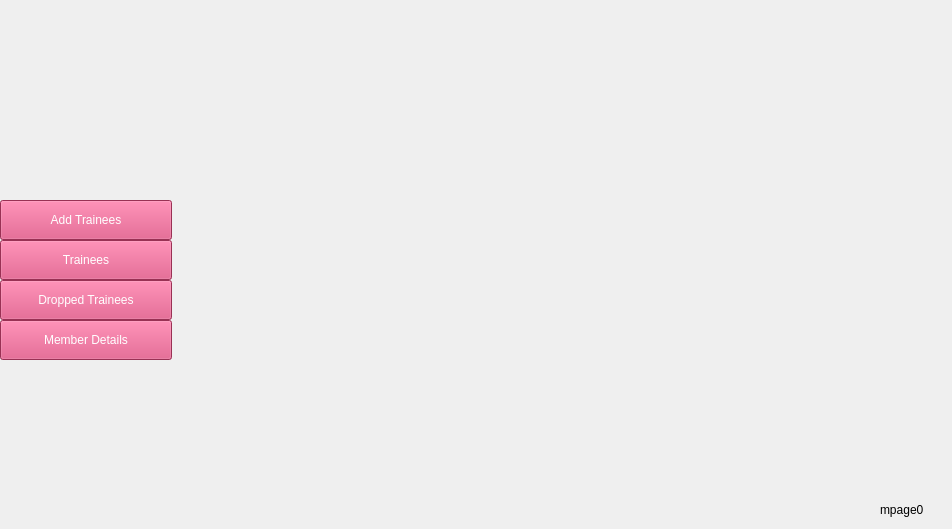
      <widget class="QWidget" name="page_2">
       <widget class="QLabel" name="mpage0">
        <property name="geometry">
         <rect>
          <x>880</x>
          <y>500</y>
          <width>63</width>
          <height>20</height>
         </rect>
        </property>
        <property name="text">
         <string>mpage0</string>
        </property>
       </widget>
       <widget class="QWidget" name="">
        <property name="geometry">
         <rect>
          <x>0</x>
          <y>200</y>
          <width>172</width>
          <height>162</height>
         </rect>
        </property>
        <layout class="QVBoxLayout" name="verticalLayout">
         <property name="spacing">
          <number>0</number>
         </property>
         <item>
          <widget class="QPushButton" name="memPbutton1">
           <property name="minimumSize">
            <size>
             <width>170</width>
             <height>40</height>
            </size>
           </property>
           <property name="styleSheet">
            <string notr="true">background-color:rgb(214, 68, 117);
color: white;
font: 600 9pt &quot;Segoe UI&quot;;</string>
           </property>
           <property name="text">
            <string>Add Trainees</string>
           </property>
          </widget>
         </item>
         <item>
          <widget class="QPushButton" name="memPbutton2">
           <property name="minimumSize">
            <size>
             <width>170</width>
             <height>40</height>
            </size>
           </property>
           <property name="styleSheet">
            <string notr="true">background-color:rgb(214, 68, 117);
color: white;
font: 600 9pt &quot;Segoe UI&quot;;</string>
           </property>
           <property name="text">
            <string>Trainees</string>
           </property>
          </widget>
         </item>
         <item>
          <widget class="QPushButton" name="memPbutton3">
           <property name="minimumSize">
            <size>
             <width>170</width>
             <height>40</height>
            </size>
           </property>
           <property name="styleSheet">
            <string notr="true">background-color:rgb(214, 68, 117);
color: white;
font: 600 9pt &quot;Segoe UI&quot;;</string>
           </property>
           <property name="text">
            <string>Dropped Trainees</string>
           </property>
          </widget>
         </item>
         <item>
          <widget class="QPushButton" name="memPbutton4">
           <property name="minimumSize">
            <size>
             <width>170</width>
             <height>40</height>
            </size>
           </property>
           <property name="styleSheet">
            <string notr="true">background-color:rgb(214, 68, 117);
color: white;
font: 600 9pt &quot;Segoe UI&quot;;</string>
           </property>
           <property name="text">
            <string>Member Details</string>
           </property>
          </widget>
         </item>
        </layout>
       </widget>
      </widget>
